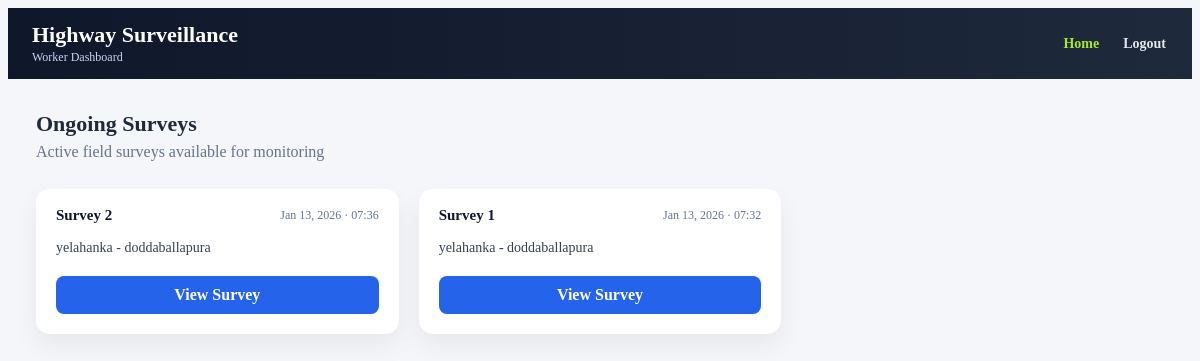
/home/ (signed in), run on an earlier commit of the app's database.
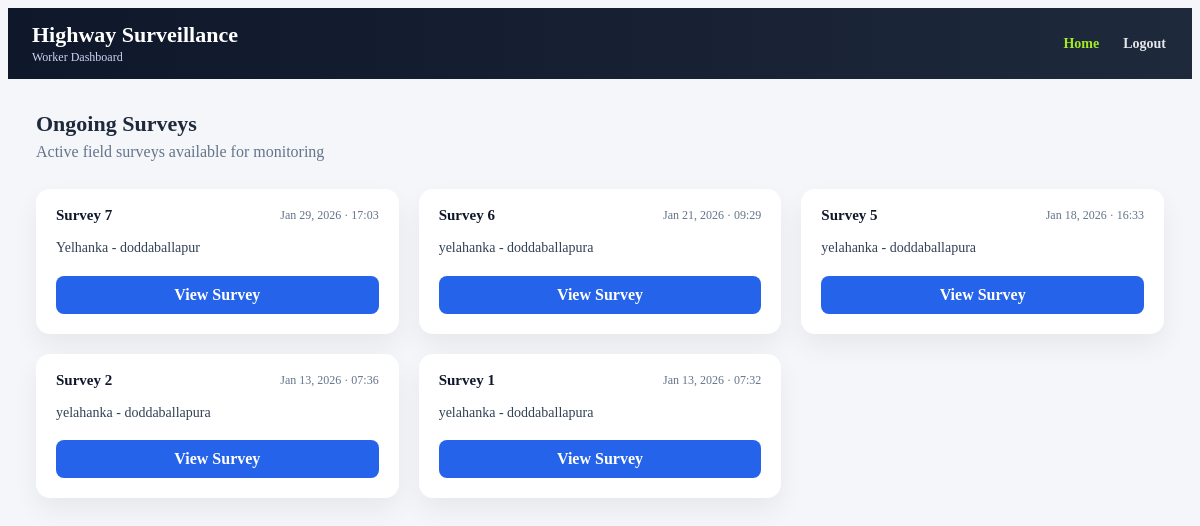
And on a later commit of the database.
### detections/models.py (models this page shows, shortened)
class Survey(models.Model):
    location_description = models.CharField(max_length=255)
    description = models.TextField(blank=True)
    uploaded_at = models.DateTimeField(auto_now_add=True)

### workers/views.py (the view)
# urls.py: 2. Add a URL to urlpatterns:  path('', views.home, name='home')
@login_required
def home(request):
    surveys = Survey.objects.order_by("-uploaded_at")
    return render(
        request,
        "workers/home.html",
        {"surveys": surveys}
    )

### templates/workers/home.html (shortened to what this page needs)
<!DOCTYPE html>
<html lang="en">
<head>
    <link rel="stylesheet" href="/static/workers/home.css">
</head>
<body>
<header class="main-header">
    <div class="header-left">
        <h1>Highway Surveillance</h1>
        <span class="subtitle">Worker Dashboard</span>
    </div>
    <nav class="nav-links">
        <a href="/home/" class="active">Home</a>
        <a href="/logout/">Logout</a>
    </nav>
</header>
<main class="container">
    <section class="page-header">
        <h2>Ongoing Surveys</h2>
        <p>Active field surveys available for monitoring</p>
    </section>
    {% if surveys %}
    <section class="survey-grid">
        {% for s in surveys %}
        <article class="survey-card">
            <div class="survey-card-top">
                <div class="survey-id">Survey {{ s.id }}</div>
                <div class="survey-date">
                    {{ s.uploaded_at|date:"M d, Y · H:i" }}
                </div>
            </div>
            <div class="survey-location">
                {{ s.location_description }}
            </div>
            <div class="survey-footer">
                <a href="/survey/{{ s.id }}/" class="btn-primary">
                    View Survey
                </a>
            </div>
        </article>
        {% endfor %}
    </section>
    {% else %}
        <div class="empty-state">
            No active surveys at the moment.
        </div>
    {% endif %}
</main>
</body>
</html>

### static/workers/home.css (style rules this page uses)
body { background: #f4f6f9; }
.main-header { background: linear-gradient(90deg, #0f172a, #1e293b); color: white; padding: 14px 24px; display: flex; align-items: center; gap: 16px; }
.header-left { flex-shrink: 0; }
.header-left h1 { margin: 0; font-size: 22px; font-weight: 700; }
.subtitle { display: block; font-size: 12px; color: #cbd5f5; margin-top: 2px; }
.nav-links { display: flex; gap: 20px; margin-left: auto; overflow-x: auto; overflow-y: hidden; white-space: nowrap; -webkit-overflow-scrolling: touch; scrollbar-width: none; }
.nav-links a { color: #e5e7eb; text-decoration: none; font-weight: 600; font-size: 14px; padding: 6px 2px; flex-shrink: 0; }
.nav-links a.active, .nav-links a:hover { color: #a2eb25; }
.container { max-width: 1200px; margin: auto; padding: 32px 28px; }
.page-header h2 { margin: 0; font-size: 22px; font-weight: 700; color: #1e293b; }
.page-header p { margin-top: 6px; color: #64748b; }
.survey-grid { margin-top: 28px; display: grid; grid-template-columns: repeat(auto-fill, minmax(300px, 1fr)); gap: 20px; }
.survey-card { background: white; border-radius: 14px; padding: 18px 20px 20px; box-shadow: 0 12px 26px rgba(0,0,0,0.06); display: flex; flex-direction: column; transition: transform 0.2s ease, box-shadow 0.2s ease; }
.survey-card-top { display: flex; justify-content: space-between; align-items: center; }
.survey-id { font-weight: 700; font-size: 15px; color: #0f172a; }
.survey-date { font-size: 12px; color: #64748b; }
.survey-location { margin-top: 14px; font-size: 14px; color: #334155; line-height: 1.4; }
.survey-footer { margin-top: auto; padding-top: 18px; }
.btn-primary { display: block; text-align: center; padding: 10px; border-radius: 8px; background: #2563eb; color: white; font-weight: 700; text-decoration: none; }

What changed in the data, as far as the page shows it:
added Survey: id "7", uploaded_at "Jan 29, 2026 · 17:03", location_description "Yelhanka - doddaballapur"
added Survey: id "6", uploaded_at "Jan 21, 2026 · 09:29", location_description "yelahanka - doddaballapura"
added Survey: id "5", uploaded_at "Jan 18, 2026 · 16:33", location_description "yelahanka - doddaballapura"
